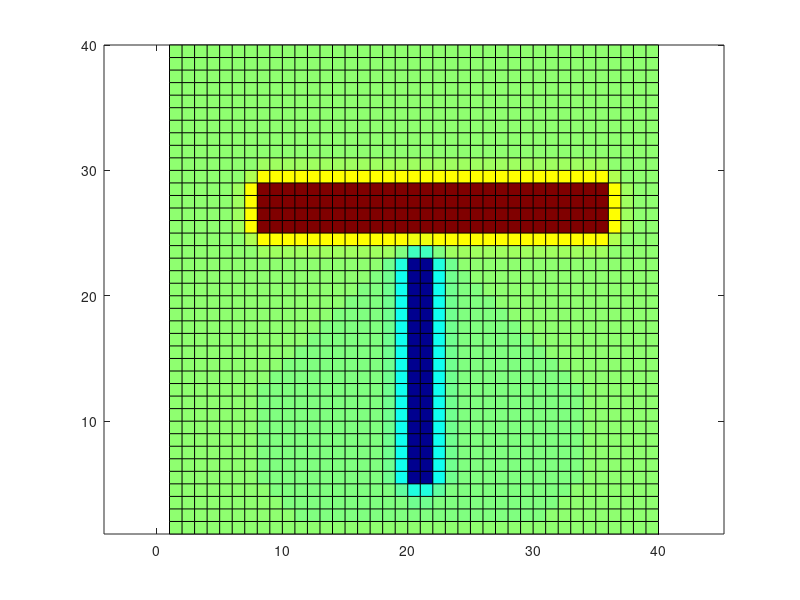

This figure's MATLAB source:
% Resolution equation de Laplace

%% Commandes de nettoyage
clear
close all
clc

%% Dimensions / maillage
dx = 0.8; % cm
dy = 0.8; % cm
Nx = 40;
Ny = 40;

%% Potentiels / sources
v0 = 0; % condition aux limites (en V)
v1 = 100; % potentiel du conducteur 1
v2 = -100; % potentiel du conducteur 2

% Initialisation de la matrice de calcul
V = zeros(Nx,Ny); % mettre toute la matrice a zero

% Conditions aux limites
for j = 1:Ny
    V(1,j)=v0;
    V(Nx,j)=v0;
end

for i = 1:Nx
    V(i,1)=v0;
    V(i,Ny)=v0;
end

% Modélisation du conducteur 1
i = 8:35;
j = 25:28;
V(i,j) = v1;

% Modélisation du conducteur 2
i = 20:21;
j = 5:22;
V(i,j) = v2;

% Création d'un seuil pour le calcul des itérations & variation de Nx et Ny
seuil = 1e-2;
nb_iteration = 0;
condition = 10000;
while condition > seuil

    nb_iteration = nb_iteration + 1;
    Vold = V;

    % Calcul du potentiel avec methode DF
    i = 2:Nx-1;
    j = 2:Ny-1;
    V(i,j) = 0.5*((1/dy*dy)*V(i,j+1)+(1/dy*dy)*V(i,j-1)+(1/dx*dx)*V(i+1,j)+(1/dx*dx)*V(i-1,j))*((dx*dx*dy*dy)/(dx*dx+dy*dy));

    % On remet aux CIs 
    % Modélisation du conducteur 1
    i = 8:35;
    j = 25:28;
    V(i,j) = v1;
    % Modélisation du conducteur 2
    i = 20:21;
    j = 5:22;
    V(i,j) = v2;

    condition = max(max(abs(Vold-V)));
end

% Récupération du gradient de V
[Ex,Ey] = gradient (V);

% Ici, on définit une surface autour des deux conducteurs QUI NE COUPE PAS LES DEUX CONDUCTEURS !!! 
% Calcul de la valeur de la capacité des condos
EScalDs = -1/dy*sum(Ey(24,5:39))+1/dy*sum(Ey(30,5:39))-1/dx*sum(Ex(24:30,5))+1/dx*sum(Ex(24:30,39));
Q = EScalDs*8.854e-12;
C = Q/200;

%% Figure
figure;
pcolor(V') % permet de tracer transposée de V
hold on;
colormap jet % permet d'avoir un contraste de couleur (bleu->rouge)
axis equal % permet d'avoir un repère orthonormé